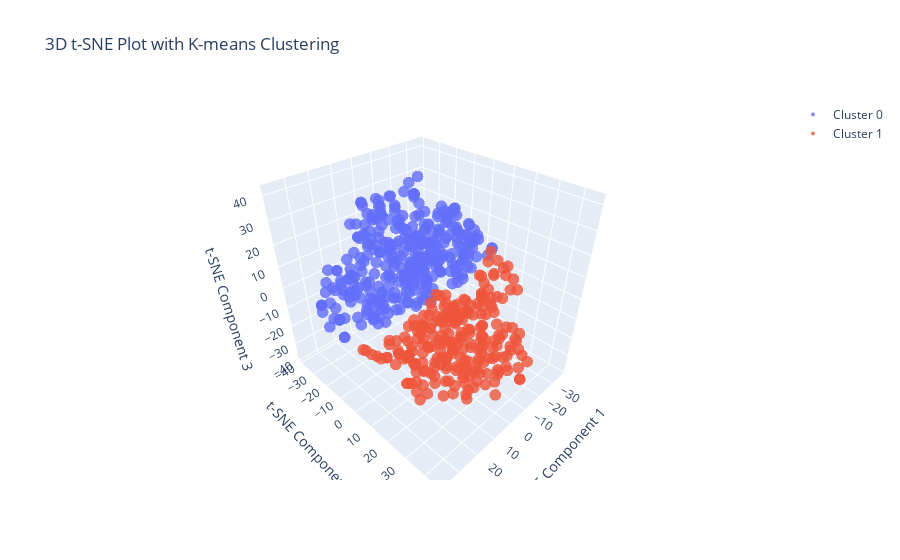

The cell this chart's notebook holds for it:
### Markdown cell above
## try T-sne reduction 3 components and interactive plot

### Code cell
import numpy as np
import pandas as pd
import plotly.graph_objects as go
from sklearn.preprocessing import StandardScaler
from sklearn.manifold import TSNE
from sklearn.cluster import KMeans
from sklearn.metrics import silhouette_score

# Select the features for evaluation
features = [
    'danceability', 'energy', 'key', 'loudness', 'mode',
    'speechiness', 'acousticness', 'instrumentalness',
    'liveness', 'valence', 'tempo', 'duration_ms'
]
data = df[features]

# Standardize the features
scaler = StandardScaler()
data_std = scaler.fit_transform(data)

# Apply t-SNE with 3 components
tsne = TSNE(n_components=3, random_state=42)
data_tsne = tsne.fit_transform(data_std)

# Find the optimal number of clusters using the silhouette algorithm
silhouette_scores = []
max_clusters = 10

for n_clusters in range(2, max_clusters + 1):
    kmeans = KMeans(n_clusters=n_clusters, init='k-means++', random_state=42)
    labels = kmeans.fit_predict(data_tsne)
    silhouette_scores.append(silhouette_score(data_tsne, labels))

optimal_clusters = np.argmax(silhouette_scores) + 2
print(f"The optimal number of clusters is: {optimal_clusters}")

# Perform K-means++ clustering on the reduced data
kmeans = KMeans(n_clusters=optimal_clusters, init='k-means++', random_state=42)
labels = kmeans.fit_predict(data_tsne)

# Create an interactive 3D plot using Plotly
fig = go.Figure()

for cluster in range(optimal_clusters):
    cluster_indices = np.where(labels == cluster)
    cluster_data = data_tsne[cluster_indices]

    fig.add_trace(go.Scatter3d(
        x=cluster_data[:, 0],
        y=cluster_data[:, 1],
        z=cluster_data[:, 2],
        mode='markers',
        marker=dict(size=4, opacity=0.8),
        name=f'Cluster {cluster}'
    ))

fig.update_layout(
    scene=dict(
        xaxis_title='t-SNE Component 1',
        yaxis_title='t-SNE Component 2',
        zaxis_title='t-SNE Component 3'
    ),
    title='3D t-SNE Plot with K-means Clustering',
    showlegend=True
)

fig.show()

### Figure 1 — Plotly figure (JSON) as saved in the notebook; plotly's stock layout.template omitted (floating-point values rounded to 4 significant figures; data arrays with more than 128 entries replaced by an {"elided": "..."} marker saying what was removed)
{"data": [{"marker": {"opacity": 0.8, "size": 4}, "mode": "markers", "name": "Cluster 0", "type": "scatter3d", "x": {"elided": "319 float values"}, "y": {"elided": "319 float values"}, "z": {"elided": "319 float values"}}, {"marker": {"opacity": 0.8, "size": 4}, "mode": "markers", "name": "Cluster 1", "type": "scatter3d", "x": {"elided": "231 float values"}, "y": {"elided": "231 float values"}, "z": {"elided": "231 float values"}}], "layout": {"scene": {"xaxis": {"title": {"text": "t-SNE Component 1"}}, "yaxis": {"title": {"text": "t-SNE Component 2"}}, "zaxis": {"title": {"text": "t-SNE Component 3"}}}, "showlegend": true, "title": {"text": "3D t-SNE Plot with K-means Clustering"}}}
